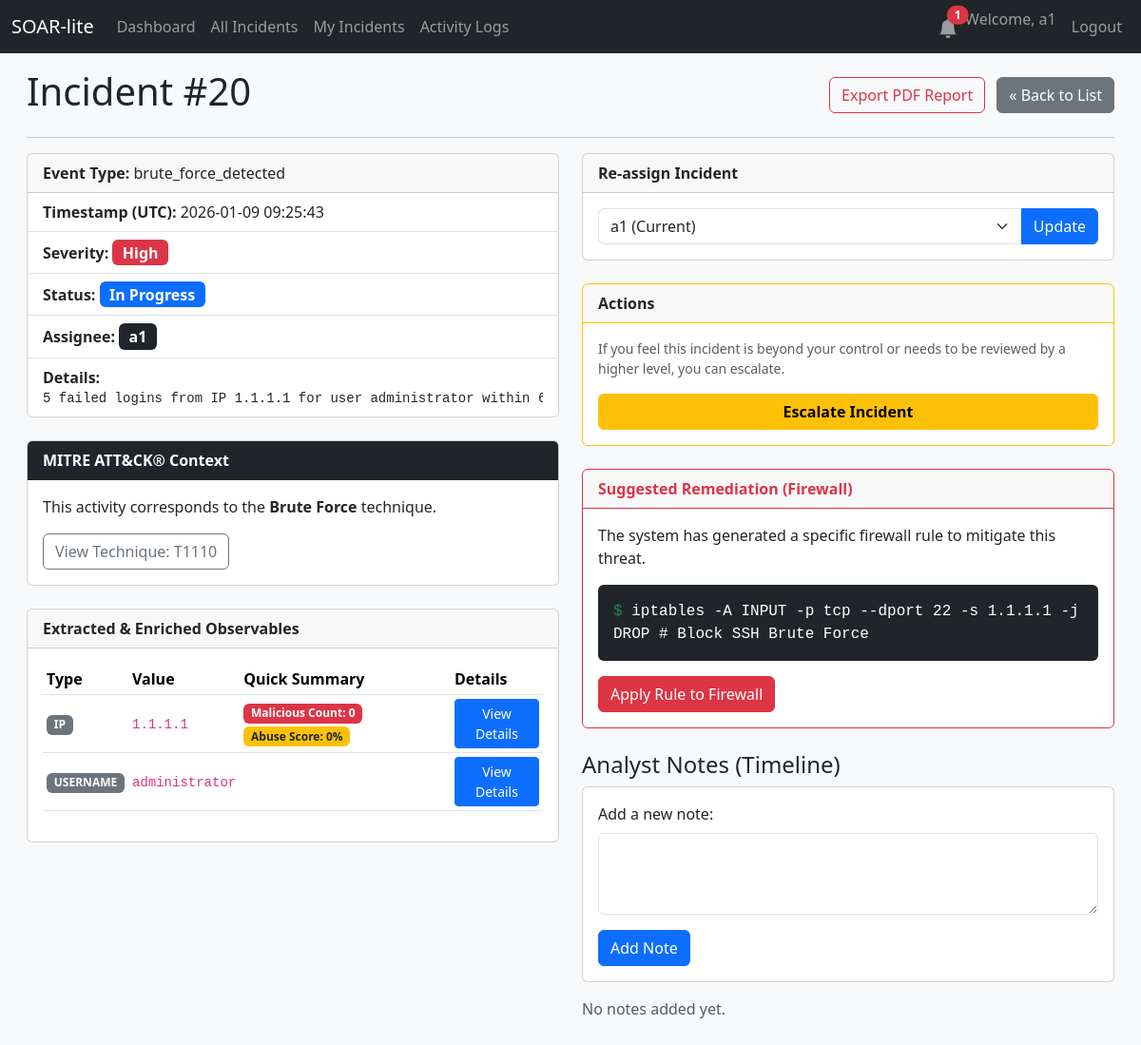
The app's page /incident/20 (signed in) with its own data.
### database.py (models this page shows, shortened)
class User(UserMixin, db.Model):
    id = db.Column(db.Integer, primary_key=True)
    username = db.Column(db.String(80), unique=True, nullable=False)
    email = db.Column(db.String(120), unique=True, nullable=False)
    password_hash = db.Column(db.String(128))
    created_at = db.Column(db.DateTime, default=datetime.utcnow)
    role = db.Column(db.String(50), nullable=False, default='Analyst')

class Incident(db.Model):
    id = db.Column(db.Integer, primary_key=True)
    created_at = db.Column(db.DateTime, default=datetime.utcnow)
    event_type = db.Column(db.String(100), nullable=False)
    severity = db.Column(db.String(50), nullable=False)
    details = db.Column(db.Text, nullable=True)
    status = db.Column(db.String(50), default='New')
    notes = db.relationship('Note', backref='incident', lazy=True, cascade="all, delete-orphan")
    closed_at = db.Column(db.DateTime, nullable=True) # Olay kapatıldığında doldurulacak
    vt_malicious_count = db.Column(db.Integer, nullable=True)
    vt_report_link = db.Column(db.String(255), nullable=True)
    mitre_technique_id = db.Column(db.String(20), nullable=True)
    mitre_technique_name = db.Column(db.String(100), nullable=True)
    suggested_firewall_rule = db.Column(db.Text, nullable=True) # Otomatik üretilen kural burada saklanacak
    assignee_id = db.Column(db.Integer, db.ForeignKey('user.id'), nullable=True)
    assignee = db.relationship('User', backref='incidents') # backref eklendi
    notes = db.relationship('Note', backref='incident', lazy=True, cascade="all, delete-orphan")
    observables = db.relationship('Observable', backref='incident', lazy=True, cascade="all, delete-orphan")
    action_logs = db.relationship('ActionLog', backref='incident', lazy=True, cascade="all, delete-orphan")

class Observable(db.Model):
    id = db.Column(db.Integer, primary_key=True)
    type = db.Column(db.String(50), nullable=False) # 'ip', 'domain', 'hash'
    value = db.Column(db.String(255), nullable=False)
    vt_score = db.Column(db.Integer, nullable=True)
    vt_link = db.Column(db.String(255), nullable=True)
    incident_id = db.Column(db.Integer, db.ForeignKey('incident.id'), nullable=False)
    enrichments = db.relationship('Enrichment', backref='observable', lazy=True, cascade="all, delete-orphan")

class Enrichment(db.Model):
    id = db.Column(db.Integer, primary_key=True)
    timestamp = db.Column(db.DateTime, default=datetime.utcnow)
    observable_id = db.Column(db.Integer, db.ForeignKey('observable.id'), nullable=False)
    source = db.Column(db.String(100), nullable=False) # Örn: "VirusTotal", "AbuseIPDB", "Shodan"
    status = db.Column(db.String(50), default='Success') # Örn: "Success", "Pending", "Failed"
    raw_data = db.Column(db.Text, nullable=True)
    summary = db.Column(db.String(255), nullable=True) # Örn: "Skor: 100/100", "Açık Portlar: 80, 443"

### app.py (the view)
@app.route('/incident/<int:incident_id>')
@login_required
def incident_detail(incident_id):
    incident = Incident.query.get_or_404(incident_id)
    all_users = User.query.all()
    return render_template('incident_detail.html',
                           incident=incident,
                           all_users=all_users) # all_users'ı şablona gönder

### templates/incident_detail.html (shortened to what this page needs)
{% extends "base.html" %}
{% block content %}
<div class="d-flex justify-content-between align-items-center">
    <h1>Incident #{{ incident.id }}</h1>
    <div>
        <a href="{{ url_for('export_incident_pdf', incident_id=incident.id) }}" class="btn btn-outline-danger me-2">
             Export PDF Report
        </a>
        <a href="{{ url_for('incidents_list') }}" class="btn btn-secondary">&laquo; Back to List</a>
    </div>
</div>
<hr>
<div class="row">
    <div class="col-md-6">
        <div class="card mb-4">
            <div class="card-header">
                <strong>Event Type:</strong> {{ incident.event_type }}
            </div>
            <ul class="list-group list-group-flush">
                <li class="list-group-item"><strong>Timestamp (UTC):</strong> {{ incident.created_at.strftime('%Y-%m-%d %H:%M:%S') }}</li>
                <li class="list-group-item">
                    <strong>Severity:</strong>
                    {% if incident.severity == 'high' %}<span class="badge bg-danger fs-6">High</span>
                    {% elif incident.severity == 'medium' %}<span class="badge bg-warning text-dark fs-6">Medium</span>
                    {% else %}<span class="badge bg-info fs-6">{{ incident.severity|capitalize }}</span>
                    {% endif %}
                </li>
                <li class="list-group-item"><strong>Status:</strong> <span class="badge bg-primary fs-6">{{ incident.status }}</span></li>
                <li class="list-group-item">
                    <strong>Assignee:</strong>
                    {% if incident.assignee %}
                        <span class="badge bg-dark fs-6">{{ incident.assignee.username }}</span>
                    {% else %}
                        <span class="badge bg-secondary fs-6">Unassigned</span>
                    {% endif %}
                </li>
                <li class="list-group-item"><strong>Details:</strong><pre class="mb-0">{{ incident.details }}</pre></li>
            </ul>
        </div>
        {% if incident.mitre_technique_id %}
        <div class="card mt-4">
            <div class="card-header fw-bold text-white bg-dark">MITRE ATT&CK® Context</div>
            <div class="card-body">
                <p class="card-text">This activity corresponds to the <strong>{{ incident.mitre_technique_name }}</strong> technique.</p>
                <a href="https://attack.mitre.org/techniques/{{ incident.mitre_technique_id }}/" target="_blank" class="btn btn-outline-secondary">View Technique: {{ incident.mitre_technique_id }}</a>
            </div>
        </div>
        {% endif %}
        {% if incident.observables %}
        <div class="card mt-4">
            <div class="card-header fw-bold">Extracted & Enriched Observables</div>
            <div class="card-body">
                <table class="table table-sm table-hover align-middle">
                    <thead>
                        <tr>
                            <th>Type</th>
                            <th>Value</th>
                            <th>Quick Summary</th>
                            <th>Details</th>
                        </tr>
                    </thead>
                    <tbody>
                        {% for obs in incident.observables %}
                        <tr>
                            <td><span class="badge bg-secondary">{{ obs.type|upper }}</span></td>
                            <td><code>{% if obs.type == 'hash' and obs.value|length > 30 %}{{ obs.value[:12] }}...{{ obs.value[-12:] }}{% else %}{{ obs.value }}{% endif %}</code></td>
                            <td>
                                {% for enrichment in obs.enrichments %}
                                    {% if enrichment.source == 'VirusTotal' %}
                                        <span class="badge bg-danger" title="VirusTotal Score">{{ enrichment.summary }}</span>
                                    {% elif enrichment.source == 'AbuseIPDB' %}
                                        <span class="badge bg-warning text-dark" title="AbuseIPDB Score">{{ enrichment.summary }}</span>
                                    {% endif %}
                                {% endfor %}
                            </td>
                            <td>
                                <button type="button" class="btn btn-primary btn-sm" data-bs-toggle="modal" data-bs-target="#observableModal-{{ obs.id }}">
                                    View Details
                                </button>
                            </td>
                        </tr>
                        {% endfor %}
                    </tbody>
                </table>
            </div>
        </div>
        {% endif %}
    </div>
    <div class="col-md-6">
        <div class="card mb-4">
            <div class="card-header fw-bold">
                {% if incident.assignee %}
                    Re-assign Incident
                {% else %}
                    Assign Incident
                {% endif %}
            </div>
            <div class="card-body">
                <form action="{{ url_for('assign_incident', incident_id=incident.id) }}" method="POST">
                    <div class="input-group">
                        <select name="assignee_id" class="form-select">
                            {% if incident.assignee is none %}
                                <option value="" disabled selected>Select an action...</option>
                                <option value="claim_for_myself">Assign to Myself</option>
                                <option disabled>──────────</option>
                                {% for user in all_users %}
                                    <option value="{{ user.id }}">{{ user.username }}</option>
                                {% endfor %}
                            {% else %}
                                <option value="{{ incident.assignee.id }}" disabled selected>{{ incident.assignee.username }} (Current)</option>
                            {% endif %}
                        </select>
                        <button class="btn btn-primary" type="submit">
                            {% if incident.assignee %}Update{% else %}Assign{% endif %}
                        </button>
                    </div>
                </form>
            </div>
        </div>
        <div class="card border-warning mb-4">
            <div class="card-header fw-bold border-warning">Actions</div>
            <div class="card-body">
                {% if incident.status == 'In Progress' and incident.assignee == current_user %}
                    <p class="card-text text-muted small">
                        If you feel this incident is beyond your control or needs to be reviewed by a higher level, you can escalate.
                    </p>
                    <form action="{{ url_for('escalate_incident', incident_id=incident.id) }}" method="POST">
                        <button type="submit" class="btn btn-warning w-100">
                            <strong>Escalate Incident</strong>
                        </button>
                    </form>
                {% else %}
                    <p class="text-muted">There is no appropriate action at this time.</p>
                {% endif %}
            </div>
        </div>
        {% if incident.suggested_firewall_rule %}
        <div class="card border-danger mb-4">
            <div class="card-header fw-bold border-danger text-danger">
                 Suggested Remediation (Firewall)
            </div>
            <div class="card-body">
                <p class="card-text">The system has generated a specific firewall rule to mitigate this threat.</p>
                <div class="bg-dark text-white p-3 rounded mb-3 font-monospace">
                    <span class="text-success">$</span> {{ incident.suggested_firewall_rule }}
                </div>
                <form action="{{ url_for('apply_firewall_rule', incident_id=incident.id) }}" method="POST">
                    <button type="submit" class="btn btn-danger">
                         Apply Rule to Firewall
                    </button>
                </form>
            </div>
        </div>
        {% endif %}
        <h4>Analyst Notes (Timeline)</h4>
        <div class="card mb-3">
            <div class="card-body">
                <form action="{{ url_for('add_note', incident_id=incident.id) }}" method="POST">
                    <div class="mb-3">
                        <label for="note_content" class="form-label">Add a new note:</label>
                        <textarea class="form-control" id="note_content" name="note_content" rows="3" required></textarea>
                    </div>
                    <button type="submit" class="btn btn-primary">Add Note</button>
                </form>
            </div>
        </div>
        {% for note in incident.notes|sort(attribute='created_at', reverse=True) %}
        <div class="card mb-2">
            <div class="card-header bg-light py-1 px-3 d-flex justify-content-between align-items-center">
                <strong>{{ note.user.username }}</strong>
                <small class="text-muted">{{ note.created_at.strftime('%Y-%m-%d %H:%M') }}</small>
            </div>
            <div class="card-body py-2 px-3">
                <p class="card-text mb-0">{{ note.content | safe }}</p>
            </div>
        </div>
        {% else %}
        <p class="text-muted">No notes added yet.</p>
        {% endfor %}
    </div>
</div>
{% endblock %}

### templates/base.html (shortened to what this page needs)
<!doctype html>
<html lang="en">
<head>
    <link href="https://cdn.jsdelivr.net/npm/bootstrap@5.3.2/dist/css/bootstrap.min.css" rel="stylesheet">
</head>
<body>
    <nav class="navbar navbar-expand-md navbar-dark bg-dark fixed-top">
        <div class="container-fluid">
            <a class="navbar-brand" href="{{ url_for('dashboard') }}">SOAR-lite</a>
            <div class="collapse navbar-collapse" id="navbarNav">
                <ul class="navbar-nav me-auto mb-2 mb-lg-0">
                    {% if current_user.is_authenticated %}
                    <li class="nav-item">
                        <a class="nav-link" href="{{ url_for('dashboard') }}">Dashboard</a>
                    </li>
                    <li class="nav-item">
                        <a class="nav-link" href="{{ url_for('incidents_list') }}">All Incidents</a>
                    </li>
                    <li class="nav-item">
                        <a class="nav-link" href="{{ url_for('my_incidents') }}">My Incidents</a>
                    </li>
                    {% if current_user.is_authenticated and current_user.role in ['Admin', 'Manager'] %}
                    <li class="nav-item">
                        <a class="nav-link" href="{{ url_for('activity_log') }}">Activity Logs</a>
                    </li>
                    {% endif %}
                    {% endif %}
                </ul>
                <ul class="navbar-nav ms-auto">
                    {% if current_user.is_authenticated %}
                    <li class="nav-item">
                        <a class="nav-link position-relative" href="{{ url_for('notifications') }}">
                            <svg xmlns="http://www.w3.org/2000/svg" width="20" height="20" fill="currentColor" class="bi bi-bell-fill" viewBox="0 0 16 16">
                                <path d="M8 16a2 2 0 0 0 2-2H6a2 2 0 0 0 2 2zm.995-14.901a1 1 0 1 0-1.99 0A5.002 5.002 0 0 0 3 6c0 1.098-.5 6-2 7h14c-1.5-1-2-5.902-2-7 0-2.42-1.72-4.44-4.005-4.901z"/>
                            </svg>
                            {% if unread_notifications > 0 %}
                            <span class="position-absolute top-1 start-80 translate-middle badge rounded-pill bg-danger">
                                {{ unread_notifications }}
                            </span>
                            {% endif %}
                        </a>
                    </li>
                    <li class="nav-item">
                        <span class="navbar-text me-2">Welcome, {{ current_user.username }}</span>
                    </li>
                    <li class="nav-item">
                        <a class="nav-link" href="{{ url_for('logout') }}">Logout</a>
                    </li>
                    {% endif %}
                </ul>
            </div>
        </div>
    </nav>
    <div class="main-content-scrollable">
        <main class="container-fluid"> {% block content %}{% endblock %}
        </main>
    </div>
</body>
</html>

### records on screen
User: username "a1", assignee.username "a1", assignee_id "a1 (Current)"
Incident: id "20", event_type "brute_force_detected", created_at "2026-01-09 09:25:43", status "In Progress", details "5 failed logins from IP 1.1.1.1 for user administrator within…", mitre_technique_name "Brute Force", mitre_technique_id "T1110", suggested_firewall_rule "iptables -A INPUT -p tcp --dport 22 -s 1.1.1.1 -j DROP # Block SSH Brute Force"
Observable: type "IP", value "1.1.1.1"
Enrichment: summary "Malicious Count: 0"
Enrichment: summary "Abuse Score: 0%"
Observable: type "USERNAME", value "administrator"

### other values on screen
{{ unread_notifications }} "1"
